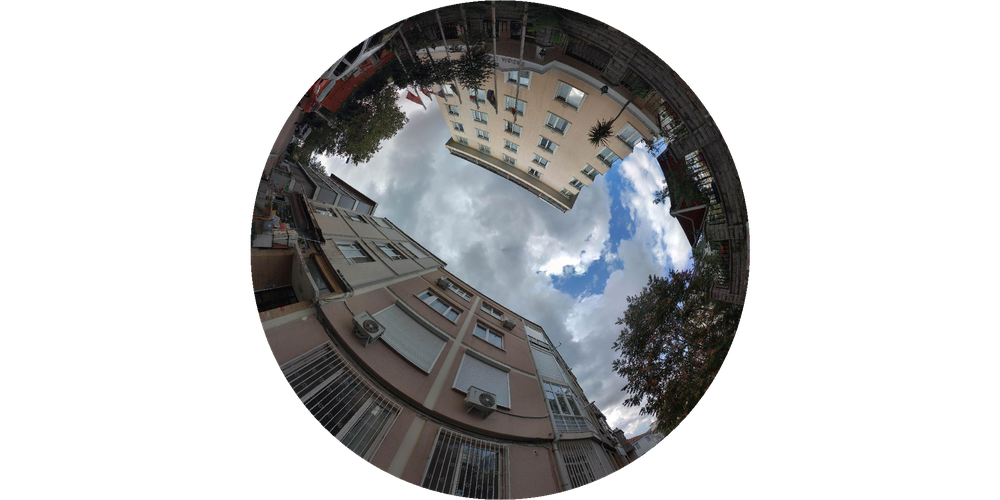
#> input picture data/transparent_circular_image.png, 1000 x 500 px, shrunk from 2050 x 1025 before the run, found by its file name
$ python count_nontransparent_pixel_size.py
#> lines starting #> are read from the running program, lines starting #| are printed output that depends on the picture
from PIL import Image
import numpy as np

# Load the image
img_path = 'transparent_circular_image.png'
image = Image.open(img_path)
#> image is the input picture: PIL image 1000x500 RGBA; mean R, G, B, A 36.7, 37, 37.6, 99.9

# Convert the image to RGBA if it is not already in that format
image = image.convert("RGBA")

# Extract the alpha channel as a numpy array
alpha_channel = np.array(image)[:, :, 3]
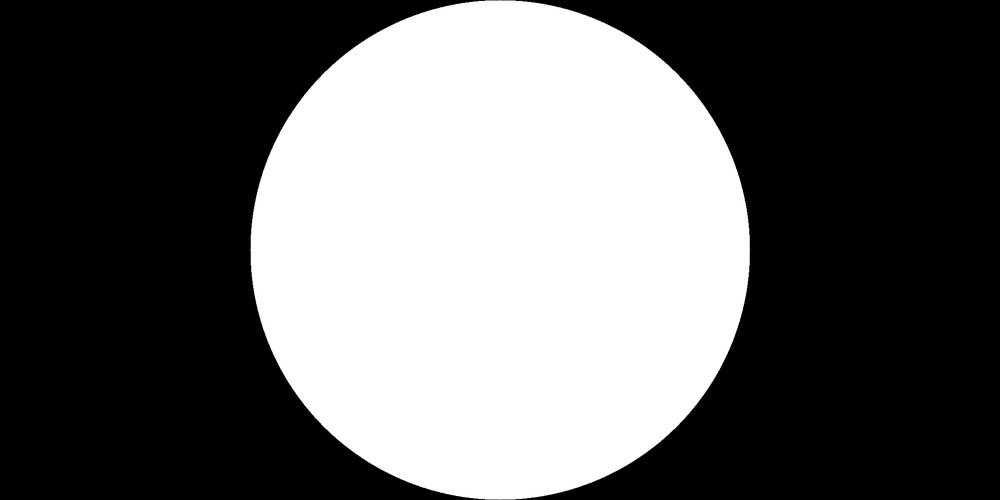
#> alpha_channel: shape (500, 1000); min 0, max 255, mean 99.9

# Count the non-transparent pixels (where alpha channel is not 0)
non_transparent_pixel_count = np.count_nonzero(alpha_channel != 0)
#> non_transparent_pixel_count = 198406

print("size", non_transparent_pixel_count)
#| size 198406
